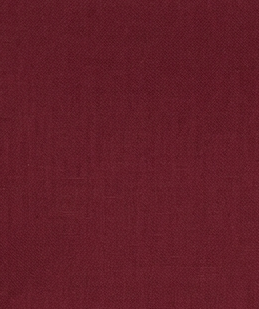
#> input picture Backend/supplier/blouse.png, 259 x 309 px, given in place of vto_stage8_base.png, which was not available
$ python restore_border.py
#> lines starting #> are read from the running program, lines starting #| are printed output that depends on the picture; after the words box and inside, x2 and y2 are one past the last pixel; in counts of white or black regions, pixels touching at a corner belong together; pictures that were not available may be replaced by others from this repository, and a replacement may not be noted
#> in main, base is the input picture: shape (309, 259, 3); mean B, G, R 39.9, 29.4, 98.1
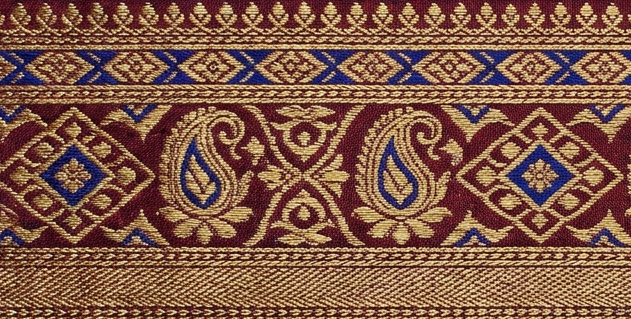
#> input picture Backend/supplier/border.png, 631 x 319 px
#> in main, border_source is the input picture: shape (319, 631, 3); mean B, G, R 70.9, 88.7, 128.7
### Backend/warp/stage10_pallu_border.py
import cv2
import numpy as np
import os


# ============================================================
# INPUTS
# ============================================================

BASE = "../outputs/vto_stage9_realism.png"

PALLU_SOURCE = "../supplier/pallu.png"
BORDER_SOURCE = "../supplier/border.png"

PALLU_MASK = "../base_models/front/masks/pallu.png"
BOTTOM_MASK = "../base_models/front/masks/bottom.png"

LEFT_ARM_MASK = "../base_models/front/masks/left_arm.png"
RIGHT_ARM_MASK = "../base_models/front/masks/right_arm.png"


# ============================================================
# OUTPUTS
# ============================================================

OUTPUT = "../outputs/vto_stage10_pallu_border.png"

PALLU_DEBUG = "../outputs/debug_pallu_layer.png"
BORDER_DEBUG = "../outputs/debug_bottom_border.png"


# ============================================================
# HELPERS
# ============================================================

# [12 lines left out: function load_image, not called in this run]


def load_mask(path: str, shape) -> np.ndarray:
    """
    Load a grayscale mask and resize it to the target image size.
    """
#> called with path = '../base_models/front/masks/bottom.png', shape = (309, 259, 3)
    mask = cv2.imread(
        path,
        cv2.IMREAD_GRAYSCALE
    )
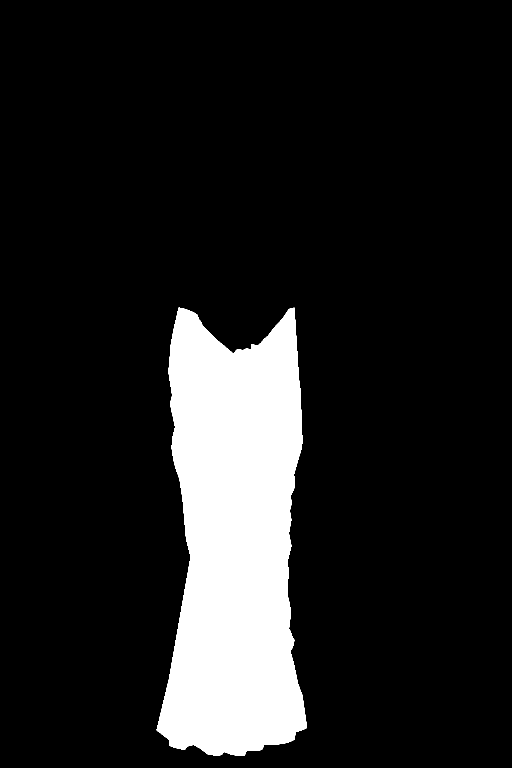
#> input picture Backend/base_models/front/masks/bottom.png, 1024 x 1536 px (shown at 1/2 size)
#> mask: shape (1536, 1024); 12.8% white; 1 white region, box (x1, y1, x2, y2) and area: (313, 615, 613, 1512) 201779

    if mask is None:
        raise FileNotFoundError(
            f"Mask not found: {path}"
        )

    h, w = shape[:2]

    if mask.shape != (h, w):
        mask = cv2.resize(
            mask,
            (w, h),
            interpolation=cv2.INTER_NEAREST
        )
#> mask: shape (309, 259); 12.8% white; 1 white region, box (x1, y1, x2, y2) and area: (80, 124, 156, 305) 10241
#> call 2 of load_mask, with path = '../base_models/front/masks/pallu.png', shape = (309, 259, 3)
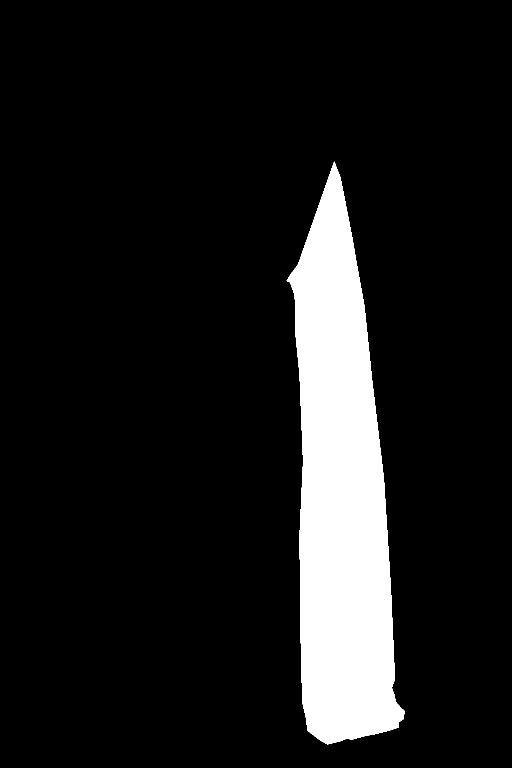
#> input picture Backend/base_models/front/masks/pallu.png, 1024 x 1536 px (shown at 1/2 size)
#> in load_mask (call 2), `mask = cv2.imread( path, cv2.IMREAD_GRAYSCALE )`: mask: shape (1536, 1024); 10.7% white; 1 white region, box (x1, y1, x2, y2) and area: (573, 323, 809, 1489) 168981
#> in load_mask (call 2), `mask = cv2.resize( mask, (w, h), interpolation=cv2.INTER_NEAREST )`:
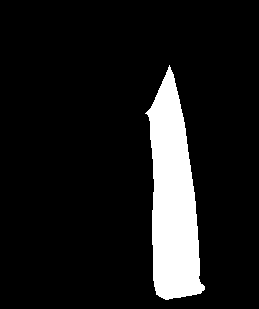
#> mask: shape (309, 259); 10.7% white; 1 white region, box (x1, y1, x2, y2) and area: (145, 65, 205, 300) 8589

    return mask


def fill_missing_boundary(values: np.ndarray) -> np.ndarray:
    """
    Fill missing values in a 1D boundary array by interpolation.
    """

    values = values.astype(np.float32)

    valid = np.where(values >= 0)[0]

    if len(valid) == 0:
        raise RuntimeError(
            "Could not find any valid boundary points."
        )

    all_x = np.arange(len(values))

    values = np.interp(
        all_x,
        valid,
        values[valid]
    )

    return values


def alpha_blend(
    base: np.ndarray,
    layer: np.ndarray,
    mask: np.ndarray
) -> np.ndarray:
    """
    Blend layer onto base using grayscale mask.
    """

    alpha = (
        mask.astype(np.float32) / 255.0
    )

    alpha = alpha[:, :, None]

    result = (
        base.astype(np.float32) * (1.0 - alpha)
        + layer.astype(np.float32) * alpha
    )

    return np.clip(
        result,
        0,
        255
    ).astype(np.uint8)


# [180 lines left out: functions add_pallu_fold_shading, build_hanging_pallu, not called in this run]


# ============================================================
# BOTTOM BORDER
# ============================================================

def build_bottom_border(
    border_source: np.ndarray,
    bottom_mask: np.ndarray,
    pallu_mask: np.ndarray
) -> tuple[np.ndarray, np.ndarray]:
    """
    Warp the actual supplier border.png along the lower
    body-saree hem.

    The pallu is excluded so the bottom border does not
    overwrite the hanging pallu.
    """

    H, W = bottom_mask.shape
#> H = 309; W = 259
    bh, bw = border_source.shape[:2]
#> bh = 319; bw = 631

    # --------------------------------------------------------
    # Body saree only.
    # --------------------------------------------------------

    body_mask = cv2.bitwise_and(
        bottom_mask,
        cv2.bitwise_not(pallu_mask)
    )
#> body_mask: shape (309, 259); 12.8% white; 1 white region, box (x1, y1, x2, y2) and area: (80, 124, 156, 305) 10232

    # --------------------------------------------------------
    # Find the bottom-most body-saree pixel at each x.
    # --------------------------------------------------------

    hem = np.full(
        W,
        -1,
        dtype=np.float32
    )
#> hem = 259 values from -1 to -1

    for x in range(W):

        ys = np.where(
            body_mask[:, x] > 127
        )[0]

        if len(ys) > 0:
            hem[x] = float(ys.max())
#> after the loop, hem = 259 values, max 304 at index 110, min -1 at index 0, mean 87.28

    valid = np.where(
        hem >= 0
    )[0]
#> valid = 76 values from 80 to 155

    if len(valid) < 20:
        raise RuntimeError(
            "Could not determine saree bottom hem."
        )

    first_x = int(valid.min())
#> first_x = 80
    last_x = int(valid.max())
#> last_x = 155

    # --------------------------------------------------------
    # Fill missing hem positions.
    # --------------------------------------------------------

    hem_segment = hem[
        first_x:last_x + 1
    ]
#> hem_segment = 76 values, max 304 at index 30, min 293 at index 73, mean 299.8

    hem[
        first_x:last_x + 1
    ] = fill_missing_boundary(
        hem_segment
    )
#> in fill_missing_boundary, `values = values.astype(np.float32)`: values has the same summary as hem_segment in build_bottom_border
#> in fill_missing_boundary, `valid = np.where(values >= 0)[0]`: valid = 76 values from 0 to 75

    # --------------------------------------------------------
    # Create inverse maps.
    # --------------------------------------------------------

    map_x = np.full(
        (H, W),
        -1,
        dtype=np.float32
    )

    map_y = np.full(
        (H, W),
        -1,
        dtype=np.float32
    )

    target_width = max(
        last_x - first_x,
        1
    )
#> target_width = 75

    # border.png is a thin strip.
    # Keep its complete available height.
    border_height = min(
        bh,
        65
    )
#> border_height = 65

    for x in range(
        first_x,
        last_x + 1
    ):

        u = (
            x - first_x
        ) / target_width

        sx = (
            u * (bw - 1)
        )

        bottom_y = hem[x]

        top_y = (
            bottom_y
            - border_height
            + 1
        )

        y_start = max(
            int(top_y),
            0
        )

        y_end = min(
            int(bottom_y) + 1,
            H
        )

        for y in range(
            y_start,
            y_end
        ):

            v = (
                y - top_y
            ) / max(
                border_height - 1,
                1
            )

            sy = (
                v * (bh - 1)
            )

            map_x[y, x] = sx
            map_y[y, x] = sy
#> this loop made 76 passes
#> (u, sx, bottom_y, top_y, y_start, y_end) on passes 1 to 12: (0, 0, 294, 230, 230, 295), (0.0133, 8.4, 294, 230, 230, 295), (0.0267, 16.8, 295, 231, 231, 296), (0.04, 25.2, 296, 232, 232, 297), (0.0533, 33.6, 296, 232, 232, 297), (0.0667, 42, 297, 233, 233, 298), (0.08, 50.4, 300, 236, 236, 301), (0.0933, 58.8, 300, 236, 236, 301), (0.107, 67.2, 300, 236, 236, 301), (0.12, 75.6, 300, 236, 236, 301), (0.133, 84, 301, 237, 237, 302), (0.147, 92.4, 301, 237, 237, 302)
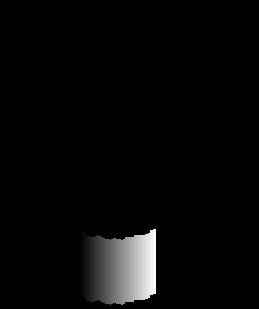
#> map_x: shape (309, 259) float32; min -1, max 630, mean 18.5; drawn with min black and max white
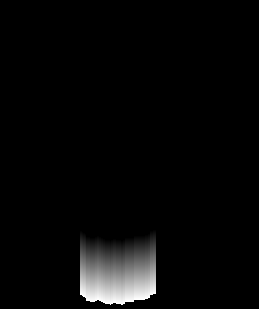
#> map_y: shape (309, 259) float32; min -1, max 318, mean 8.9; drawn with min black and max white

    valid_pixels = (
        map_x >= 0
    )
#> valid_pixels: shape (309, 259) bool; 6.2% white; 1 white region, box (x1, y1, x2, y2) and area: (80, 229, 156, 305) 4940

    # --------------------------------------------------------
    # Warp border source.
    # --------------------------------------------------------

    warped = cv2.remap(
        border_source,
        np.maximum(map_x, 0),
        np.maximum(map_y, 0),
        interpolation=cv2.INTER_CUBIC,
        borderMode=cv2.BORDER_REFLECT
    )

    border_mask = (
        valid_pixels.astype(np.uint8) * 255
    )

    # Keep border inside actual saree.
    border_mask = cv2.bitwise_and(
        border_mask,
        body_mask
    )
#> border_mask: shape (309, 259); 5.1% white; 1 white region, box (x1, y1, x2, y2) and area: (80, 234, 156, 305) 4074

    return warped, border_mask


# ============================================================
# MAIN
# ============================================================

# [201 lines left out: function main, not called in this run]


# [2 lines that do not run on import are left out]

### Backend/warp/restore_border.py
"""Add the supplier hem border to the deterministic base composite.

The border is generated from source assets and masks, rather than an old
intermediate render, so this stage works in a fresh ``outputs`` directory.
"""

import os

import cv2

from stage10_pallu_border import alpha_blend, build_bottom_border, load_mask


BASE = "../outputs/vto_stage8_base.png"
BORDER_SOURCE = "../supplier/border.png"
BOTTOM_MASK = "../base_models/front/masks/bottom.png"
PALLU_MASK = "../base_models/front/masks/pallu.png"
OUTPUT = "../outputs/vto_stage8_border.png"


def main():
    os.makedirs("../outputs", exist_ok=True)

    base = cv2.imread(BASE, cv2.IMREAD_COLOR)
    border_source = cv2.imread(BORDER_SOURCE, cv2.IMREAD_COLOR)

    if base is None:
        raise FileNotFoundError(f"Base image not found: {BASE}")
    if border_source is None:
        raise FileNotFoundError(f"Border source not found: {BORDER_SOURCE}")

    bottom_mask = load_mask(BOTTOM_MASK, base.shape)
    pallu_mask = load_mask(PALLU_MASK, base.shape)
    border_layer, border_mask = build_bottom_border(
        border_source,
        bottom_mask,
        pallu_mask,
    )
    result = alpha_blend(base, border_layer, border_mask)
#> in alpha_blend, `result = ( base.astype(np.float32) * (1.0 - alpha) + layer.astype(np.f..`:
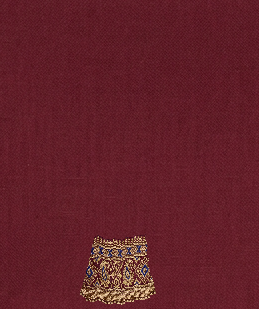
#> result: shape (309, 259, 3) float32; mean B, G, R 41.5, 32.5, 99.6

    if not cv2.imwrite(OUTPUT, result):
        raise RuntimeError(f"Could not save border composite: {OUTPUT}")

    print("✅ Bottom border rendered from supplier asset")
    print(f"Saved: {OUTPUT}")


if __name__ == "__main__":
    main()
